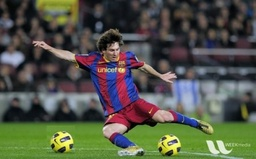
#> input picture In-class/messi.jpg, 256 x 159 px, shrunk from 450 x 280 before the run
$ python 1-24-2017.py
#> lines starting #> are read from the running program, lines starting #| are printed output that depends on the picture
import numpy as np
import scipy as sp
from scipy import signal
import cv2
import matplotlib.pyplot as plt

img = cv2.imread('messi.jpg', 0)
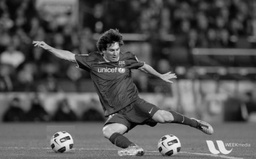
#> img: shape (159, 256); min 0, max 246, mean 83.2

filtered_img = signal.convolve2d(img, img, mode='same', boundary='fill')
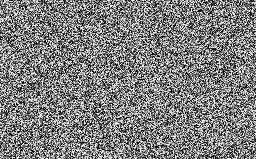
#> filtered_img: shape (159, 256); min 0, max 255, mean 126.9

plt.imshow(filtered_img, 'gray')
plt.show()
